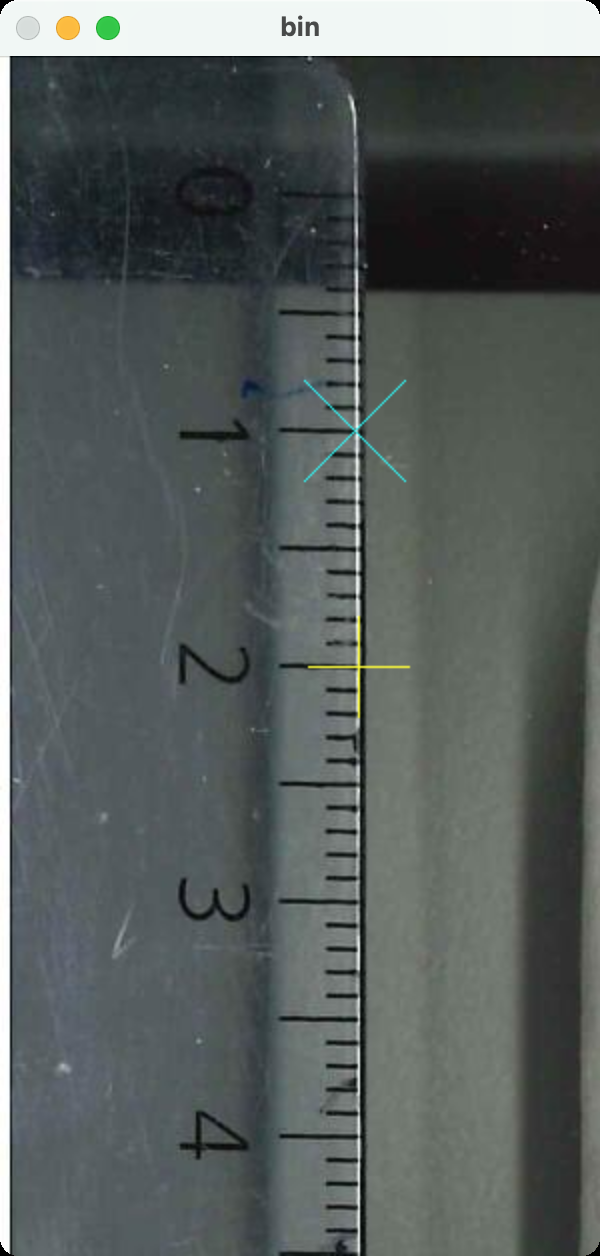
//> input picture img/reference.png, 600 x 1256 px
$ ./rootDetection img/reference.png   (built with g++ and OpenCV 4)
//> lines starting //> are read from the running program, lines starting //| are printed output that depends on the picture; after the words box and inside, x2 and y2 are one past the last pixel; in counts of white or black regions, pixels touching at a corner belong together
// [22 lines of licence text are left out]

#include <iostream>
#include <stdio.h>
#include <opencv2/opencv.hpp>
#include <opencv2/highgui.hpp>
#include <cmath>

constexpr int ZOOM_SIZE = 2000;
constexpr int REF_VIEW_W = 300;
constexpr int REF_VIEW_H = 600;
constexpr int ZOOM_MOVE_STEP = 100;

/* define filter dimensions for bounding boxes here: */
constexpr int ROOT_WIDTH_MAX = 50;
constexpr int ROOT_HEIGHT_MIN = 50;
constexpr int ROOT_HEIGHT_MAX = 1000;

double takeReference(cv::Mat img);
void findRoots(cv::Mat &bin_img, cv::Mat &col_img, double scale, bool unicolor);

const cv::Scalar GREEN = cv::Scalar(0, 255, 0);
const std::array<cv::Scalar, 4> COLOR_SET = {GREEN,
                                             cv::Scalar(255, 255, 0),
                                             cv::Scalar(0, 255, 255),
                                             cv::Scalar(255, 127, 255)};
const int COLOR_SET_LEN = sizeof(COLOR_SET) / sizeof(cv::Scalar);

int main(int argc, char *argv[])
{
    if (argc == 1)
    {
        std::cout << "Please specify an image path as command line argument!" << std::endl;
        return EXIT_FAILURE;
    }
    std::cout << "Copyright (C) 2022 Johannes Fahr" << std::endl;
    std::cout << "This program comes with ABSOLUTELY NO WARRANTY;" << std::endl;
    std::cout << "This is free software, and you are welcome to" << std::endl;
    std::cout << "redistribute it under certain conditions;" << std::endl;
    std::cout << std::endl;

    cv::Mat src_img = cv::imread(argv[1], cv::IMREAD_COLOR);
//> src_img is the input picture: 1256 rows x 600 cols, CV_8UC3; mean B, G, R 91.7, 93.1, 86.5

    cv::Mat gray_img;
    cv::cvtColor(src_img, gray_img, cv::COLOR_BGR2GRAY);

    cv::Mat cropped_image = src_img(cv::Range(0, REF_VIEW_H), cv::Range(0, REF_VIEW_W));
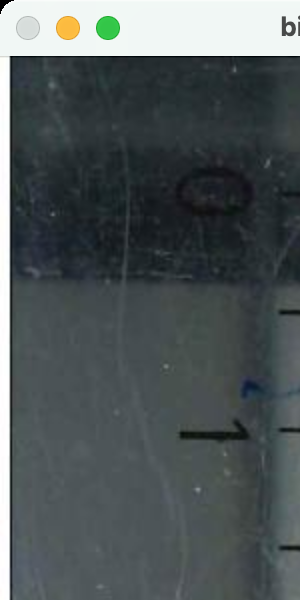
//> cropped_image: 600 rows x 300 cols, CV_8UC3; mean B, G, R 89.4, 88, 80.4
    double scale = takeReference(cropped_image);
//> in takeReference, `cv::drawMarker(wrk_img, cv::Point(x, y), cv::Scalar(0, 255, 255), cv::..`: wrk_img: 600 rows x 300 cols, CV_8UC3; 0.06% of pixels changed, all inside (x1, y1, x2, y2) = (75, 75, 126, 126)
//> the Esc key is pressed
//> scale = 141.4

    cv::Mat bin_img;
    cv::Mat rgb_img = src_img.clone();
    int thd = 128;
    int key;
    bool zoom;
    bool unicolor = true;
    bool redraw = true;
    bool exit = false;
    cv::Range xRange = cv::Range(0, ZOOM_SIZE);
    cv::Range yRange = cv::Range(0, ZOOM_SIZE);
    int xMax = src_img.cols;
//> xMax = 600
    int yMax = src_img.rows;
//> yMax = 1256

    cv::threshold(gray_img, bin_img, thd, 255, cv::THRESH_BINARY_INV);
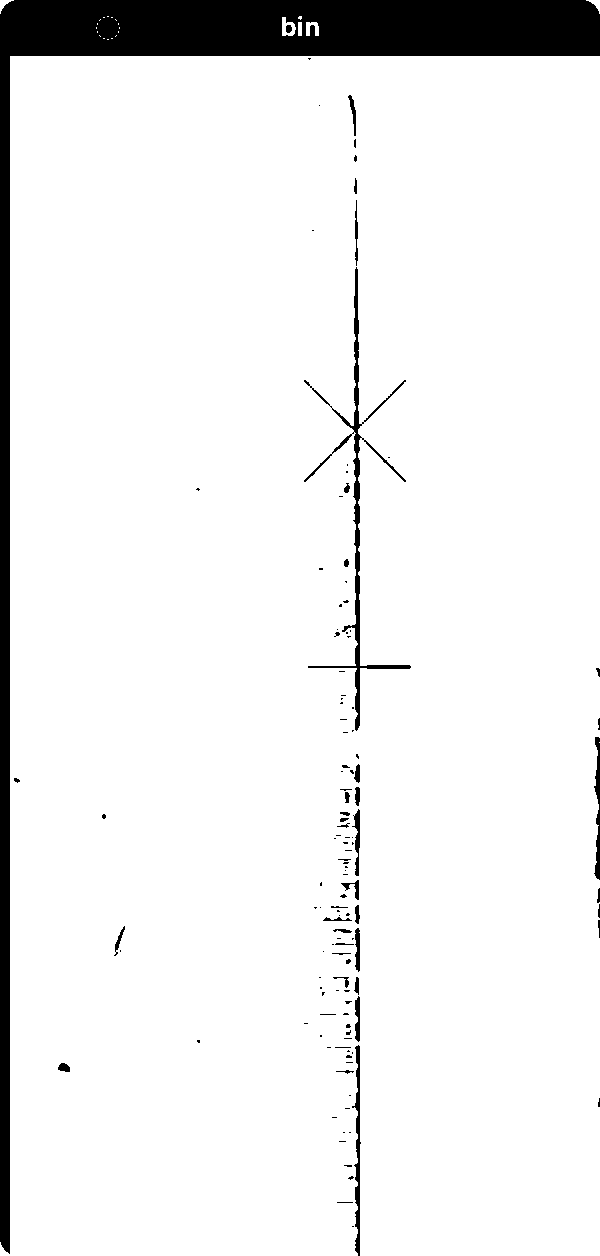
//> bin_img: 1256 rows x 600 cols, CV_8UC1; 93.1% white; 126 black regions (89 under 20 px), largest, box (x1, y1, x2, y2) and area: (0, 0, 600, 1254) 44973, (304, 267, 411, 731) 2901, (352, 1045, 361, 1256) 771

    cv::namedWindow("color", cv::WINDOW_AUTOSIZE);
    cv::imshow("color", rgb_img);

    cv::namedWindow("bin", cv::WINDOW_AUTOSIZE);
    cv::imshow("bin", bin_img);

    while (!exit)
    {
        if (redraw)
        {
            cv::threshold(gray_img, bin_img, thd, 255, cv::THRESH_BINARY_INV);
            std::cout << "\r\e[KThreshold: " << std::setfill(' ') << std::setw(3) << thd << std::flush;
            rgb_img.release();
            rgb_img = src_img.clone();

            findRoots(bin_img, rgb_img, scale, unicolor);
            redraw = false;
        }

        if (zoom)
        {
            cv::imshow("bin", bin_img(yRange, xRange));
            cv::imshow("color", rgb_img(yRange, xRange));
        }
        else
        {
            cv::imshow("bin", bin_img);
            cv::imshow("color", rgb_img);
        }

        switch (cv::waitKey(0))
        {
        case 0: /* up */
            if (thd > 10)
                thd -= 10;
            redraw = true;
            break;
        case 1: /* down */
            if (thd < 245)
                thd += 10;
            redraw = true;
            break;
        case 2: /* left */
            if (thd > 0)
                thd -= 1;
            redraw = true;
            break;
        case 3: /* right */
            if (thd < 255)
                thd += 1;
            redraw = true;
            break;
        case 43: /* + */
            zoom = true;
            break;
        case 45: /* - */
            zoom = false;
            break;
        case 119: /* w */
            if (yRange.start > ZOOM_MOVE_STEP)
            {
                yRange.start -= ZOOM_MOVE_STEP;
                yRange.end -= ZOOM_MOVE_STEP;
            }
            break;
        case 97: /* a */
            if (xRange.start > ZOOM_MOVE_STEP)
            {
                xRange.start -= ZOOM_MOVE_STEP;
                xRange.end -= ZOOM_MOVE_STEP;
            }
            break;
        case 115: /* s */
            if (yRange.end < yMax - ZOOM_MOVE_STEP)
            {
                yRange.start += ZOOM_MOVE_STEP;
                yRange.end += ZOOM_MOVE_STEP;
            }
            break;
        case 100: /* d */
            if (xRange.end < xMax - ZOOM_MOVE_STEP)
            {
                xRange.start += ZOOM_MOVE_STEP;
                xRange.end += ZOOM_MOVE_STEP;
            }
            break;
        case 99: /* c */
            unicolor = !unicolor;
            redraw = true;
            break;
        case 13: /* enter */
        case 27: /* escape */
            exit = true;
            break;
        default:
            break;
        }
    }
    return EXIT_SUCCESS;
}

double takeReference(cv::Mat img)
{
    int x = 100;
    int y = 100;
    bool firstMarkerSet;
    bool exit = false;
    cv::Point marker1;
    cv::Point marker2;
    double factor = 1;
    cv::Mat wrk_img;

    while (!exit)
    {
        /* delete last image and redraw marker on clean image */
        wrk_img.release();
        wrk_img = img.clone();
        cv::drawMarker(wrk_img, cv::Point(x, y), cv::Scalar(0, 255, 255),
                       cv::MARKER_CROSS, 50, 1);
        cv::imshow("bin", wrk_img);

        /* wait for user input to set marker */
        switch (cv::waitKey(0))
        {
        case 0: /* up */
            if (y > 0)
                y -= 1;
            break;
        case 1: /* down */
            if (y < wrk_img.rows)
                y += 1;
            break;
        case 2: /* left */
            if (x > 0)
                x -= 1;
            break;
        case 3: /* right */
            if (x < wrk_img.cols)
                x += 1;
            break;
        case 13: /* enter */
            if (!firstMarkerSet)
            {
                marker1 = cv::Point(x, y);
                cv::drawMarker(img, marker1, cv::Scalar(255, 255, 0), cv::MARKER_TILTED_CROSS, 50, 1);
                firstMarkerSet = true;
            }
            else
            {
                marker2 = cv::Point(x, y);
                cv::drawMarker(img, marker2, cv::Scalar(255, 255, 0), cv::MARKER_TILTED_CROSS, 50, 1);
                exit = true;
            }
            break;
        default:
            break;
        }
    }

    /* free recourses */
    img.release();

    /* compute reference factor */
    factor = cv::norm(marker1 - marker2);
    std::cout << "Reference Factor: " << factor << " px/cm" << std::endl;

    return factor;
}

void findRoots(cv::Mat &bin_img, cv::Mat &col_img, double scale, bool unicolor)
{
//> called with scale = 141.4, unicolor = true
    cv::Scalar color;
    cv::Rect rect;
    std::vector<std::vector<cv::Point>> contours;
    double contourLength;
    double rootLength_cm;
    /* rotate whole image for vertical text */
    cv::rotate(bin_img, bin_img, cv::ROTATE_90_COUNTERCLOCKWISE);
//> bin_img: 600 rows x 1256 cols, CV_8UC1; 93.1% white; 126 black regions (89 under 20 px)
    cv::rotate(col_img, col_img, cv::ROTATE_90_COUNTERCLOCKWISE);
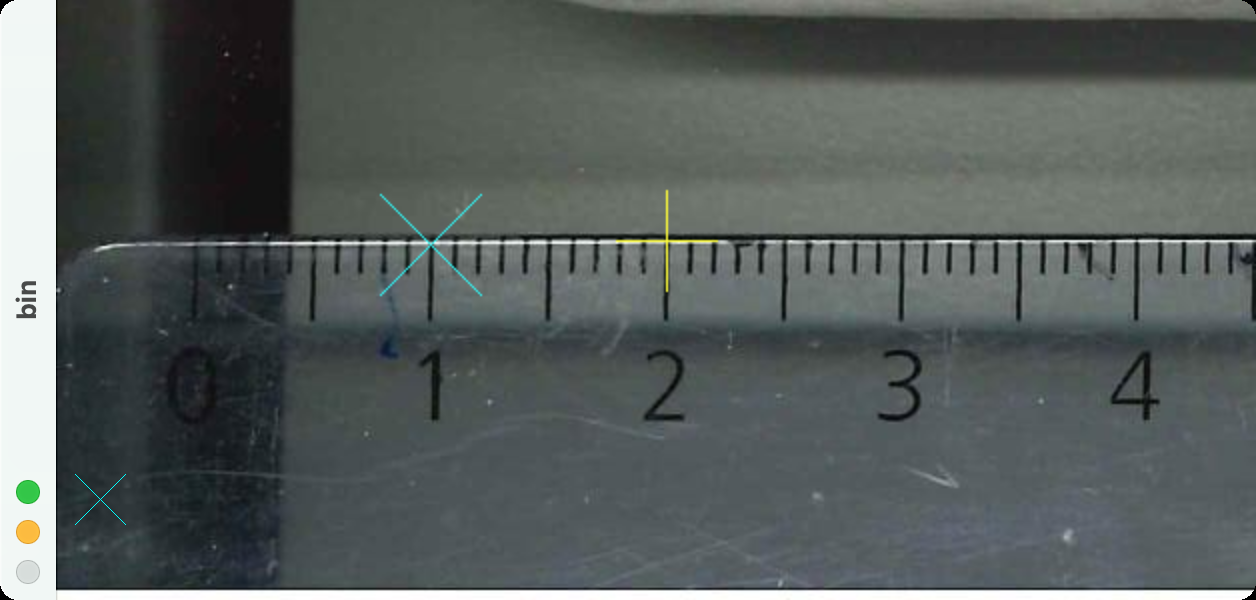
//> col_img: 600 rows x 1256 cols, CV_8UC3; mean B, G, R 91.7, 93.1, 86.5

    /* find contours on binary image */
    findContours(bin_img, contours, cv::RETR_LIST, cv::CHAIN_APPROX_SIMPLE);
//> contours = 157 contours, 99 with area under 20; largest, box (x1, y1, x2, y2) and area: (56, 0, 1256, 600) 704638, (266, 188, 732, 293) 3008, (808, 239, 877, 249) 325, (995, 239, 1043, 246) 230, (927, 239, 973, 246) 222
    drawContours(bin_img, contours, -1, cv::Scalar(255, 125, 0), 1, 8);

    for (int i = 0; i < contours.size(); i++)
    {
        /* span rectangle around contour */
        rect = cv::boundingRect(contours[i]);

        /* filter for root dimensions */
        if (rect.width < ROOT_HEIGHT_MAX && rect.width > ROOT_HEIGHT_MIN && rect.height < ROOT_WIDTH_MAX)
        {
            /* compute contour length */
            contourLength = cv::arcLength(contours[i], false);

            /* calculate length of root in cm */
            rootLength_cm = contourLength / (2 * scale);

            /* choose new color if not unicolor mode */
            color = (unicolor) ? COLOR_SET[0] : COLOR_SET[i % COLOR_SET_LEN];

            /* annotate the images with bounding boxes and the length */
            rectangle(bin_img, cv::Point(rect.x, rect.y),
                      cv::Point(rect.x + rect.width, rect.y + rect.height),
                      GREEN, 2);
            putText(bin_img, "Root: " + std::to_string(rootLength_cm),
                    cv::Point(rect.x + rect.width + 10, rect.y + rect.height), 0, 1,
                    GREEN);
            rectangle(col_img, cv::Point(rect.x, rect.y),
                      cv::Point(rect.x + rect.width, rect.y + rect.height),
                      color, 2);
            putText(col_img, "Root: " + std::to_string(rootLength_cm),
                    cv::Point(rect.x + rect.width + 10, rect.y + rect.height), 0, 1,
                    color, 2);
        }
    }
//> this loop made 157 passes
//> (rect, contourLength, rootLength_cm) on passes 139, 146: (Rect(199, 241, 68, 5), 119.6, 0.423), (Rect(808, 239, 69, 10), 152.4, 0.539)
//> rect on passes 1 to 6: Rect(0, 586, 14, 14), Rect(777, 579, 7, 8), Rect(1062, 529, 11, 14), Rect(27, 503, 2, 1), Rect(31, 502, 2, 1), Rect(23, 502, 2, 1)
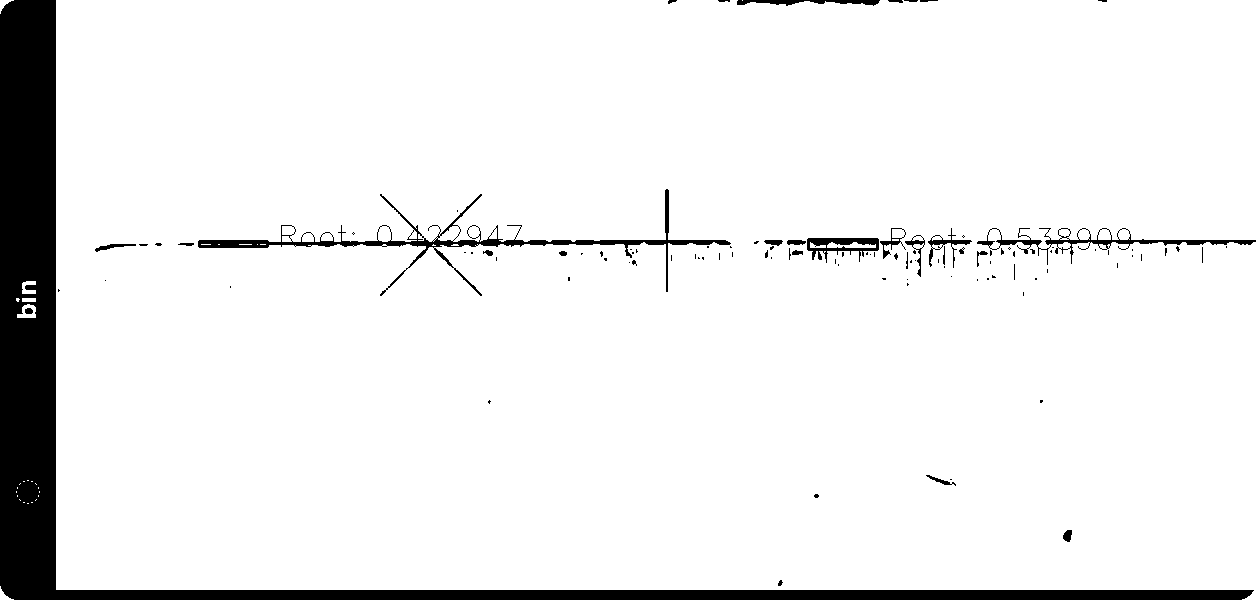
//> bin_img: 600 rows x 1256 cols, CV_8UC1; 92.9% white; 107 black regions (79 under 20 px), largest, box (x1, y1, x2, y2) and area: (0, 0, 1254, 600) 44973, (198, 189, 731, 296) 3865, (977, 228, 1256, 265) 1444
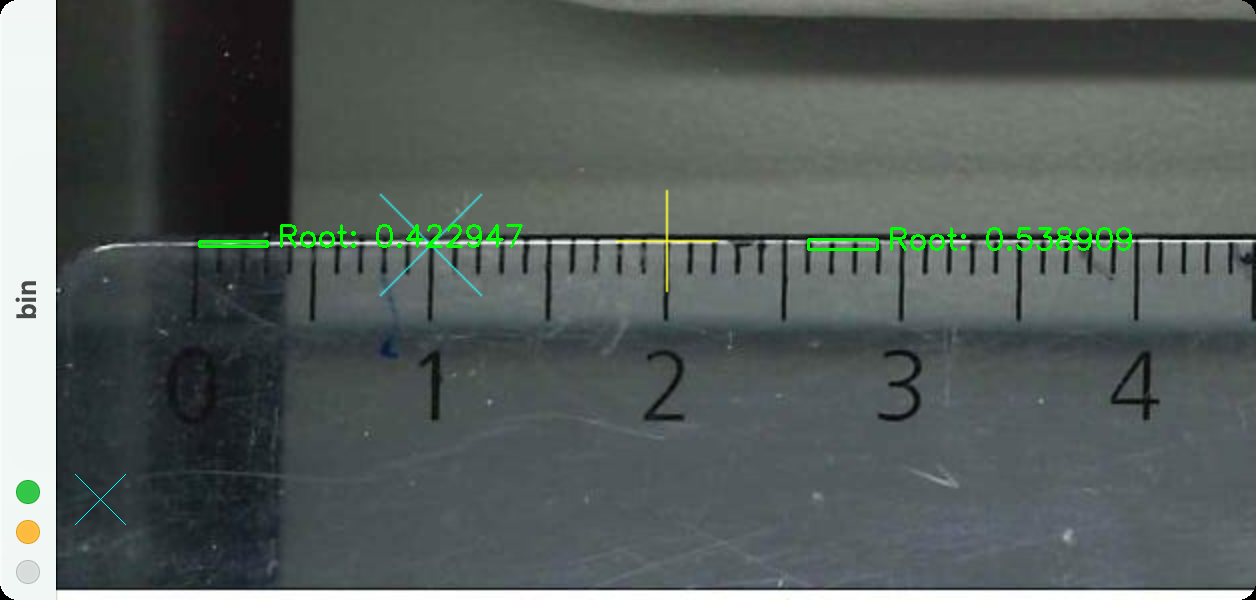
//> col_img: 600 rows x 1256 cols, CV_8UC3; 0.59% of pixels changed, all inside (x1, y1, x2, y2) = (198, 224, 1132, 251)
    /* rotate images back to original direction */
    cv::rotate(bin_img, bin_img, cv::ROTATE_90_CLOCKWISE);
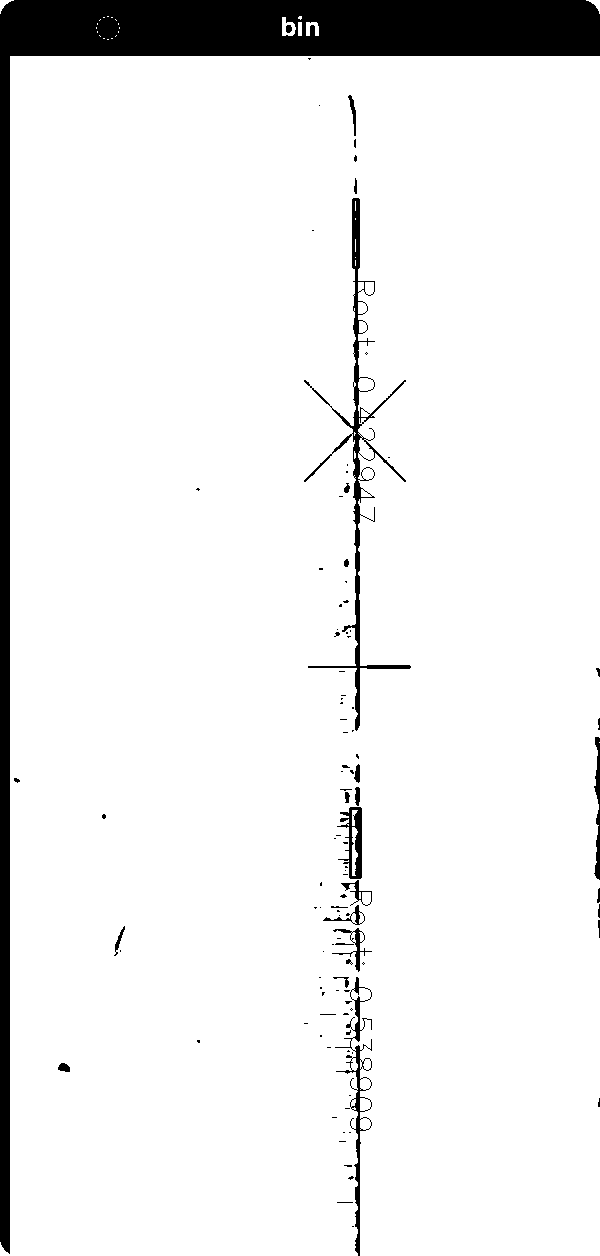
//> bin_img: 1256 rows x 600 cols, CV_8UC1; 92.9% white; 107 black regions (79 under 20 px), largest, box (x1, y1, x2, y2) and area: (0, 0, 600, 1254) 44973, (304, 198, 411, 731) 3865, (335, 977, 372, 1256) 1444
    cv::rotate(col_img, col_img, cv::ROTATE_90_CLOCKWISE);
//> col_img: 1256 rows x 600 cols, CV_8UC3
//> the Esc key is pressed
//> after the loop in main, `while (!exit)`: scale = 141.4
}
